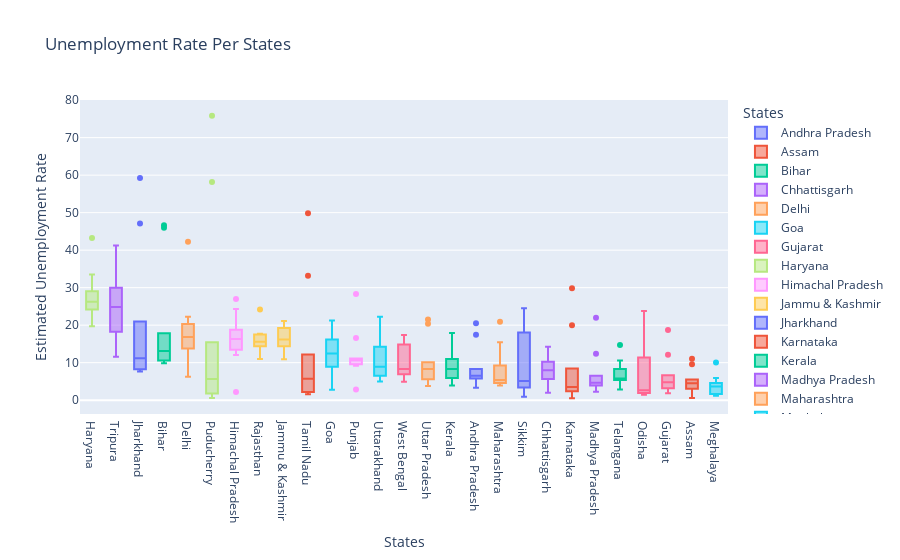

Here is the notebook cell this chart was saved with:
### Code cell
# Box plot of Unemployment Rate by State

fig = px.box(df, x='States', y='Estimated Unemployment Rate', color='States', title='Unemployment Rate Per States', template='plotly')
fig.update_layout(xaxis={'categoryorder': 'total descending'})
fig.show()

### Figure 1 — Plotly figure (JSON) as saved in the notebook; plotly's stock layout.template omitted (floating-point values rounded to 4 significant figures)
{"data": [{"alignmentgroup": "True", "hovertemplate": "States=%{x}<br>Estimated Unemployment Rate=%{y}<extra></extra>", "legendgroup": "Andhra Pradesh", "marker": {"color": "#636efa"}, "name": "Andhra Pradesh", "notched": false, "offsetgroup": "Andhra Pradesh", "orientation": "v", "showlegend": true, "type": "box", "x": ["Andhra Pradesh", "Andhra Pradesh", "Andhra Pradesh", "Andhra Pradesh", "Andhra Pradesh", "Andhra Pradesh", "Andhra Pradesh", "Andhra Pradesh", "Andhra Pradesh", "Andhra Pradesh"], "x0": " ", "xaxis": "x", "y": [5.48, 5.83, 5.79, 20.51, 17.43, 3.31, 8.34, 6.96, 6.4, 6.59], "y0": " ", "yaxis": "y"}, {"alignmentgroup": "True", "hovertemplate": "States=%{x}<br>Estimated Unemployment Rate=%{y}<extra></extra>", "legendgroup": "Assam", "marker": {"color": "#EF553B"}, "name": "Assam", "notched": false, "offsetgroup": "Assam", "orientation": "v", "showlegend": true, "type": "box", "x": ["Assam", "Assam", "Assam", "Assam", "Assam", "Assam", "Assam", "Assam", "Assam", "Assam"], "x0": " ", "xaxis": "x", "y": [4.66, 4.41, 4.77, 11.06, 9.55, 0.6, 3.77, 5.53, 1.19, 3.02], "y0": " ", "yaxis": "y"}, {"alignmentgroup": "True", "hovertemplate": "States=%{x}<br>Estimated Unemployment Rate=%{y}<extra></extra>", "legendgroup": "Bihar", "marker": {"color": "#00cc96"}, "name": "Bihar", "notched": false, "offsetgroup": "Bihar", "orientation": "v", "showlegend": true, "type": "box", "x": ["Bihar", "Bihar", "Bihar", "Bihar", "Bihar", "Bihar", "Bihar", "Bihar", "Bihar", "Bihar"], "x0": " ", "xaxis": "x", "y": [10.61, 10.29, 15.43, 46.64, 45.96, 17.82, 12.79, 13.44, 11.91, 9.82], "y0": " ", "yaxis": "y"}, {"alignmentgroup": "True", "hovertemplate": "States=%{x}<br>Estimated Unemployment Rate=%{y}<extra></extra>", "legendgroup": "Chhattisgarh", "marker": {"color": "#ab63fa"}, "name": "Chhattisgarh", "notched": false, "offsetgroup": "Chhattisgarh", "orientation": "v", "showlegend": true, "type": "box", "x": ["Chhattisgarh", "Chhattisgarh", "Chhattisgarh", "Chhattisgarh", "Chhattisgarh", "Chhattisgarh", "Chhattisgarh", "Chhattisgarh", "Chhattisgarh", "Chhattisgarh"], "x0": " ", "xaxis": "x", "y": [9.65, 8.38, 7.54, 3.41, 10.5, 14.23, 10.27, 5.63, 1.96, 6.62], "y0": " ", "yaxis": "y"}, {"alignmentgroup": "True", "hovertemplate": "States=%{x}<br>Estimated Unemployment Rate=%{y}<extra></extra>", "legendgroup": "Delhi", "marker": {"color": "#FFA15A"}, "name": "Delhi", "notched": false, "offsetgroup": "Delhi", "orientation": "v", "showlegend": true, "type": "box", "x": ["Delhi", "Delhi", "Delhi", "Delhi", "Delhi", "Delhi", "Delhi", "Delhi", "Delhi", "Delhi"], "x0": " ", "xaxis": "x", "y": [22.23, 14.84, 17.04, 16.68, 42.27, 18.19, 20.3, 13.79, 12.53, 6.27], "y0": " ", "yaxis": "y"}, {"alignmentgroup": "True", "hovertemplate": "States=%{x}<br>Estimated Unemployment Rate=%{y}<extra></extra>", "legendgroup": "Goa", "marker": {"color": "#19d3f3"}, "name": "Goa", "notched": false, "offsetgroup": "Goa", "orientation": "v", "showlegend": true, "type": "box", "x": ["Goa", "Goa", "Goa", "Goa", "Goa", "Goa", "Goa", "Goa", "Goa", "Goa"], "x0": " ", "xaxis": "x", "y": [8.89, 2.81, 5.25, 13.31, 21.25, 9.96, 17.07, 16.21, 15.38, 11.54], "y0": " ", "yaxis": "y"}, {"alignmentgroup": "True", "hovertemplate": "States=%{x}<br>Estimated Unemployment Rate=%{y}<extra></extra>", "legendgroup": "Gujarat", "marker": {"color": "#FF6692"}, "name": "Gujarat", "notched": false, "offsetgroup": "Gujarat", "orientation": "v", "showlegend": true, "type": "box", "x": ["Gujarat", "Gujarat", "Gujarat", "Gujarat", "Gujarat", "Gujarat", "Gujarat", "Gujarat", "Gujarat", "Gujarat"], "x0": " ", "xaxis": "x", "y": [5.54, 6.38, 6.66, 18.71, 12.11, 3.2, 1.84, 1.87, 3.42, 4.03], "y0": " ", "yaxis": "y"}, {"alignmentgroup": "True", "hovertemplate": "States=%{x}<br>Estimated Unemployment Rate=%{y}<extra></extra>", "legendgroup": "Haryana", "marker": {"color": "#B6E880"}, "name": "Haryana", "notched": false, "offsetgroup": "Haryana", "orientation": "v", "showlegend": true, "type": "box", "x": ["Haryana", "Haryana", "Haryana", "Haryana", "Haryana", "Haryana", "Haryana", "Haryana", "Haryana", "Haryana"], "x0": " ", "xaxis": "x", "y": [20.34, 25.77, 25.05, 43.22, 29.02, 26.7, 24.18, 33.5, 19.68, 27.31], "y0": " ", "yaxis": "y"}, {"alignmentgroup": "True", "hovertemplate": "States=%{x}<br>Estimated Unemployment Rate=%{y}<extra></extra>", "legendgroup": "Himachal Pradesh", "marker": {"color": "#FF97FF"}, "name": "Himachal Pradesh", "notched": false, "offsetgroup": "Himachal Pradesh", "orientation": "v", "showlegend": true, "type": "box", "x": ["Himachal Pradesh", "Himachal Pradesh", "Himachal Pradesh", "Himachal Pradesh", "Himachal Pradesh", "Himachal Pradesh", "Himachal Pradesh", "Himachal Pradesh", "Himachal Pradesh", "Himachal Pradesh"], "x0": " ", "xaxis": "x", "y": [16.83, 16.84, 18.76, 2.2, 26.95, 13.47, 24.31, 15.79, 12.04, 13.46], "y0": " ", "yaxis": "y"}, {"alignmentgroup": "True", "hovertemplate": "States=%{x}<br>Estimated Unemployment Rate=%{y}<extra></extra>", "legendgroup": "Jammu & Kashmir", "marker": {"color": "#FECB52"}, "name": "Jammu & Kashmir", "notched": false, "offsetgroup": "Jammu & Kashmir", "orientation": "v", "showlegend": true, "type": "box", "x": ["Jammu & Kashmir", "Jammu & Kashmir", "Jammu & Kashmir", "Jammu & Kashmir", "Jammu & Kashmir", "Jammu & Kashmir", "Jammu & Kashmir", "Jammu & Kashmir", "Jammu & Kashmir"], "x0": " ", "xaxis": "x", "y": [21.08, 20.78, 15.5, 18.74, 17.92, 10.88, 11.09, 16.17, 16.14], "y0": " ", "yaxis": "y"}, {"alignmentgroup": "True", "hovertemplate": "States=%{x}<br>Estimated Unemployment Rate=%{y}<extra></extra>", "legendgroup": "Jharkhand", "marker": {"color": "#636efa"}, "name": "Jharkhand", "notched": false, "offsetgroup": "Jharkhand", "orientation": "v", "showlegend": true, "type": "box", "x": ["Jharkhand", "Jharkhand", "Jharkhand", "Jharkhand", "Jharkhand", "Jharkhand", "Jharkhand", "Jharkhand", "Jharkhand", "Jharkhand"], "x0": " ", "xaxis": "x", "y": [10.61, 11.85, 8.23, 47.09, 59.23, 20.95, 7.63, 9.76, 8.24, 11.8], "y0": " ", "yaxis": "y"}, {"alignmentgroup": "True", "hovertemplate": "States=%{x}<br>Estimated Unemployment Rate=%{y}<extra></extra>", "legendgroup": "Karnataka", "marker": {"color": "#EF553B"}, "name": "Karnataka", "notched": false, "offsetgroup": "Karnataka", "orientation": "v", "showlegend": true, "type": "box", "x": ["Karnataka", "Karnataka", "Karnataka", "Karnataka", "Karnataka", "Karnataka", "Karnataka", "Karnataka", "Karnataka", "Karnataka"], "x0": " ", "xaxis": "x", "y": [2.86, 3.61, 3.46, 29.84, 19.97, 8.44, 4.01, 0.5, 2.41, 1.58], "y0": " ", "yaxis": "y"}, {"alignmentgroup": "True", "hovertemplate": "States=%{x}<br>Estimated Unemployment Rate=%{y}<extra></extra>", "legendgroup": "Kerala", "marker": {"color": "#00cc96"}, "name": "Kerala", "notched": false, "offsetgroup": "Kerala", "orientation": "v", "showlegend": true, "type": "box", "x": ["Kerala", "Kerala", "Kerala", "Kerala", "Kerala", "Kerala", "Kerala", "Kerala", "Kerala", "Kerala"], "x0": " ", "xaxis": "x", "y": [5.31, 7.6, 8.99, 16.99, 17.88, 9.71, 7.09, 10.98, 5.91, 3.88], "y0": " ", "yaxis": "y"}, {"alignmentgroup": "True", "hovertemplate": "States=%{x}<br>Estimated Unemployment Rate=%{y}<extra></extra>", "legendgroup": "Madhya Pradesh", "marker": {"color": "#ab63fa"}, "name": "Madhya Pradesh", "notched": false, "offsetgroup": "Madhya Pradesh", "orientation": "v", "showlegend": true, "type": "box", "x": ["Madhya Pradesh", "Madhya Pradesh", "Madhya Pradesh", "Madhya Pradesh", "Madhya Pradesh", "Madhya Pradesh", "Madhya Pradesh", "Madhya Pradesh", "Madhya Pradesh", "Madhya Pradesh"], "x0": " ", "xaxis": "x", "y": [4.11, 4.57, 2.22, 12.36, 21.98, 6.48, 5.08, 4.7, 3.91, 3.13], "y0": " ", "yaxis": "y"}, {"alignmentgroup": "True", "hovertemplate": "States=%{x}<br>Estimated Unemployment Rate=%{y}<extra></extra>", "legendgroup": "Maharashtra", "marker": {"color": "#FFA15A"}, "name": "Maharashtra", "notched": false, "offsetgroup": "Maharashtra", "orientation": "v", "showlegend": true, "type": "box", "x": ["Maharashtra", "Maharashtra", "Maharashtra", "Maharashtra", "Maharashtra", "Maharashtra", "Maharashtra", "Maharashtra", "Maharashtra", "Maharashtra"], "x0": " ", "xaxis": "x", "y": [4.95, 4.69, 5.79, 20.9, 15.46, 9.23, 3.89, 6.23, 4.55, 4.1], "y0": " ", "yaxis": "y"}, {"alignmentgroup": "True", "hovertemplate": "States=%{x}<br>Estimated Unemployment Rate=%{y}<extra></extra>", "legendgroup": "Meghalaya", "marker": {"color": "#19d3f3"}, "name": "Meghalaya", "notched": false, "offsetgroup": "Meghalaya", "orientation": "v", "showlegend": true, "type": "box", "x": ["Meghalaya", "Meghalaya", "Meghalaya", "Meghalaya", "Meghalaya", "Meghalaya", "Meghalaya", "Meghalaya", "Meghalaya", "Meghalaya"], "x0": " ", "xaxis": "x", "y": [1.66, 3.59, 1.58, 10.03, 5.92, 1.15, 2.1, 3.74, 4.29, 4.6], "y0": " ", "yaxis": "y"}, {"alignmentgroup": "True", "hovertemplate": "States=%{x}<br>Estimated Unemployment Rate=%{y}<extra></extra>", "legendgroup": "Odisha", "marker": {"color": "#FF6692"}, "name": "Odisha", "notched": false, "offsetgroup": "Odisha", "orientation": "v", "showlegend": true, "type": "box", "x": ["Odisha", "Odisha", "Odisha", "Odisha", "Odisha", "Odisha", "Odisha", "Odisha", "Odisha", "Odisha"], "x0": " ", "xaxis": "x", "y": [1.9, 3.12, 13.08, 23.76, 11.41, 3.77, 1.88, 1.42, 2.1, 2.18], "y0": " ", "yaxis": "y"}, {"alignmentgroup": "True", "hovertemplate": "States=%{x}<br>Estimated Unemployment Rate=%{y}<extra></extra>", "legendgroup": "Puducherry", "marker": {"color": "#B6E880"}, "name": "Puducherry", "notched": false, "offsetgroup": "Puducherry", "orientation": "v", "showlegend": true, "type": "box", "x": ["Puducherry", "Puducherry", "Puducherry", "Puducherry", "Puducherry", "Puducherry", "Puducherry", "Puducherry", "Puducherry", "Puducherry"], "x0": " ", "xaxis": "x", "y": [0.58, 1.76, 1.2, 75.85, 58.19, 4.24, 15.47, 5.05, 10.9, 6.18], "y0": " ", "yaxis": "y"}, {"alignmentgroup": "True", "hovertemplate": "States=%{x}<br>Estimated Unemployment Rate=%{y}<extra></extra>", "legendgroup": "Punjab", "marker": {"color": "#FF97FF"}, "name": "Punjab", "notched": false, "offsetgroup": "Punjab", "orientation": "v", "showlegend": true, "type": "box", "x": ["Punjab", "Punjab", "Punjab", "Punjab", "Punjab", "Punjab", "Punjab", "Punjab", "Punjab", "Punjab"], "x0": " ", "xaxis": "x", "y": [11.11, 10.97, 10.32, 2.86, 28.33, 16.55, 9.19, 10.99, 9.61, 9.88], "y0": " ", "yaxis": "y"}, {"alignmentgroup": "True", "hovertemplate": "States=%{x}<br>Estimated Unemployment Rate=%{y}<extra></extra>", "legendgroup": "Rajasthan", "marker": {"color": "#FECB52"}, "name": "Rajasthan", "notched": false, "offsetgroup": "Rajasthan", "orientation": "v", "showlegend": true, "type": "box", "x": ["Rajasthan", "Rajasthan", "Rajasthan", "Rajasthan", "Rajasthan", "Rajasthan", "Rajasthan", "Rajasthan", "Rajasthan", "Rajasthan"], "x0": " ", "xaxis": "x", "y": [10.97, 15.16, 11.9, 17.7, 15.74, 14.39, 15.81, 17.51, 15.35, 24.15], "y0": " ", "yaxis": "y"}, {"alignmentgroup": "True", "hovertemplate": "States=%{x}<br>Estimated Unemployment Rate=%{y}<extra></extra>", "legendgroup": "Sikkim", "marker": {"color": "#636efa"}, "name": "Sikkim", "notched": false, "offsetgroup": "Sikkim", "orientation": "v", "showlegend": true, "type": "box", "x": ["Sikkim", "Sikkim", "Sikkim", "Sikkim", "Sikkim", "Sikkim", "Sikkim", "Sikkim"], "x0": " ", "xaxis": "x", "y": [23.57, 2.28, 24.51, 4.46, 4.45, 12.49, 5.7, 0.88], "y0": " ", "yaxis": "y"}, {"alignmentgroup": "True", "hovertemplate": "States=%{x}<br>Estimated Unemployment Rate=%{y}<extra></extra>", "legendgroup": "Tamil Nadu", "marker": {"color": "#EF553B"}, "name": "Tamil Nadu", "notched": false, "offsetgroup": "Tamil Nadu", "orientation": "v", "showlegend": true, "type": "box", "x": ["Tamil Nadu", "Tamil Nadu", "Tamil Nadu", "Tamil Nadu", "Tamil Nadu", "Tamil Nadu", "Tamil Nadu", "Tamil Nadu", "Tamil Nadu", "Tamil Nadu"], "x0": " ", "xaxis": "x", "y": [1.57, 2.09, 6.4, 49.83, 33.16, 12.2, 6.81, 2.65, 5, 2.16], "y0": " ", "yaxis": "y"}, {"alignmentgroup": "True", "hovertemplate": "States=%{x}<br>Estimated Unemployment Rate=%{y}<extra></extra>", "legendgroup": "Telangana", "marker": {"color": "#00cc96"}, "name": "Telangana", "notched": false, "offsetgroup": "Telangana", "orientation": "v", "showlegend": true, "type": "box", "x": ["Telangana", "Telangana", "Telangana", "Telangana", "Telangana", "Telangana", "Telangana", "Telangana", "Telangana", "Telangana"], "x0": " ", "xaxis": "x", "y": [5.49, 8.29, 5.77, 6.25, 14.7, 10.55, 5.36, 5.79, 3.27, 2.86], "y0": " ", "yaxis": "y"}, {"alignmentgroup": "True", "hovertemplate": "States=%{x}<br>Estimated Unemployment Rate=%{y}<extra></extra>", "legendgroup": "Tripura", "marker": {"color": "#ab63fa"}, "name": "Tripura", "notched": false, "offsetgroup": "Tripura", "orientation": "v", "showlegend": true, "type": "box", "x": ["Tripura", "Tripura", "Tripura", "Tripura", "Tripura", "Tripura", "Tripura", "Tripura", "Tripura", "Tripura"], "x0": " ", "xaxis": "x", "y": [32.67, 28.4, 29.95, 41.23, 21.51, 21.71, 18.24, 27.92, 17.35, 11.57], "y0": " ", "yaxis": "y"}, {"alignmentgroup": "True", "hovertemplate": "States=%{x}<br>Estimated Unemployment Rate=%{y}<extra></extra>", "legendgroup": "Uttar Pradesh", "marker": {"color": "#FFA15A"}, "name": "Uttar Pradesh", "notched": false, "offsetgroup": "Uttar Pradesh", "orientation": "v", "showlegend": true, "type": "box", "x": ["Uttar Pradesh", "Uttar Pradesh", "Uttar Pradesh", "Uttar Pradesh", "Uttar Pradesh", "Uttar Pradesh", "Uttar Pradesh", "Uttar Pradesh", "Uttar Pradesh", "Uttar Pradesh"], "x0": " ", "xaxis": "x", "y": [7.58, 8.98, 10.11, 21.54, 20.41, 9.47, 5.56, 5.79, 4.18, 3.75], "y0": " ", "yaxis": "y"}, {"alignmentgroup": "True", "hovertemplate": "States=%{x}<br>Estimated Unemployment Rate=%{y}<extra></extra>", "legendgroup": "Uttarakhand", "marker": {"color": "#19d3f3"}, "name": "Uttarakhand", "notched": false, "offsetgroup": "Uttarakhand", "orientation": "v", "showlegend": true, "type": "box", "x": ["Uttarakhand", "Uttarakhand", "Uttarakhand", "Uttarakhand", "Uttarakhand", "Uttarakhand", "Uttarakhand", "Uttarakhand", "Uttarakhand", "Uttarakhand"], "x0": " ", "xaxis": "x", "y": [5.49, 4.99, 19.85, 6.48, 8.01, 8.61, 12.38, 14.26, 22.26, 9.23], "y0": " ", "yaxis": "y"}, {"alignmentgroup": "True", "hovertemplate": "States=%{x}<br>Estimated Unemployment Rate=%{y}<extra></extra>", "legendgroup": "West Bengal", "marker": {"color": "#FF6692"}, "name": "West Bengal", "notched": false, "offsetgroup": "West Bengal", "orientation": "v", "showlegend": true, "type": "box", "x": ["West Bengal", "West Bengal", "West Bengal", "West Bengal", "West Bengal", "West Bengal", "West Bengal", "West Bengal", "West Bengal", "West Bengal"], "x0": " ", "xaxis": "x", "y": [6.94, 4.92, 6.92, 17.41, 17.41, 7.29, 6.83, 14.87, 9.35, 9.98], "y0": " ", "yaxis": "y"}], "layout": {"boxmode": "overlay", "legend": {"title": {"text": "States"}, "tracegroupgap": 0}, "title": {"text": "Unemployment Rate Per States"}, "xaxis": {"anchor": "y", "categoryarray": ["Andhra Pradesh", "Assam", "Bihar", "Chhattisgarh", "Delhi", "Goa", "Gujarat", "Haryana", "Himachal Pradesh", "Jammu & Kashmir", "Jharkhand", "Karnataka", "Kerala", "Madhya Pradesh", "Maharashtra", "Meghalaya", "Odisha", "Puducherry", "Punjab", "Rajasthan", "Sikkim", "Tamil Nadu", "Telangana", "Tripura", "Uttar Pradesh", "Uttarakhand", "West Bengal"], "categoryorder": "total descending", "domain": [0, 1], "title": {"text": "States"}}, "yaxis": {"anchor": "x", "domain": [0, 1], "title": {"text": "Estimated Unemployment Rate"}}}}
